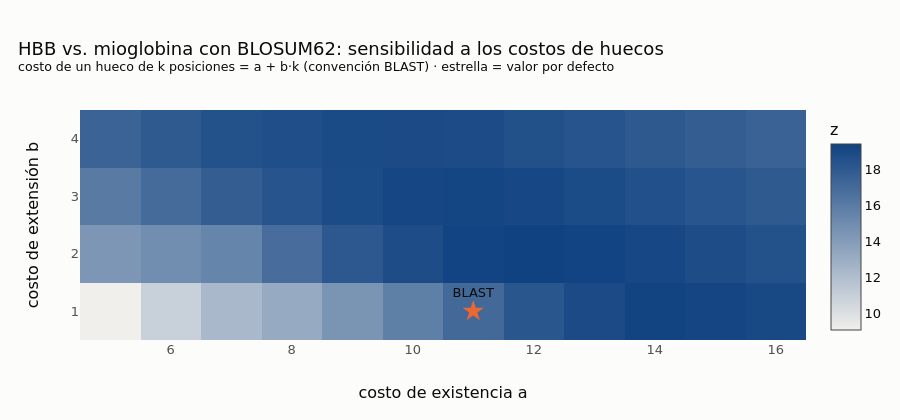

This figure's notebook cell:
### Markdown cell above
### 🖱️ ¿Y los huecos? Un barrido interactivo

Para el par difícil (HBB vs. mioglobina) con BLOSUM62, probemos muchas combinaciones de costo de abrir y extender.
Pase el cursor para ver el $z$, el puntaje y el número de huecos del mejor alineamiento.

### Code cell
opens = np.arange(5, 17)
exts = np.arange(1, 5)
s1, s2 = globins["HBB_HUMAN"], globins["MYG_HUMAN"]
Z = np.zeros((len(exts), len(opens))); info = [[None] * len(opens) for _ in exts]
for i, b in enumerate(exts):
    for j, a in enumerate(opens):
        al = local_aligner("BLOSUM62", a, b)
        real, shuffled, z = z_score(al, s1, s2, n_shuffles=60, seed=1)
        aln = al.align(s1, s2)[0]
        n_gaps = sum(1 for k in range(1, aln.shape[1]) for row in (0, 1)
                     if aln[row][k] == "-" and aln[row][k - 1] != "-")
        Z[i, j] = z
        info[i][j] = f"abrir a = {a}, extender b = {b}<br>z = {z:.1f} · puntaje = {real:.0f}<br>huecos abiertos: {n_gaps}"
fig = go.Figure(go.Heatmap(z=Z, x=[str(a) for a in opens], y=[str(b) for b in exts], hovertext=info,
                           hoverinfo="text", colorscale=[[0, "#f0efec"], [1, "#104281"]],
                           colorbar=dict(title="z")))
fig.add_trace(go.Scatter(x=["11"], y=["1"], mode="markers+text", text=["BLAST"], textposition="top center",
                         marker=dict(symbol="star", size=16, color="#eb6834"), hoverinfo="skip",
                         showlegend=False))
fig.update_layout(title=dict(text="HBB vs. mioglobina con BLOSUM62: sensibilidad a los costos de huecos"
                                  "<br><sup>costo de un hueco de k posiciones = a + b·k (convención BLAST) · "
                                  "estrella = valor por defecto</sup>"),
                  xaxis_title="costo de existencia a", yaxis_title="costo de extensión b", height=420,
                  margin=dict(t=110))
fig.show()

### Figure 1 — Plotly figure (JSON) as saved in the notebook; plotly's stock layout.template omitted (floating-point values rounded to 4 significant figures)
{"data": [{"colorbar": {"title": {"text": "z"}}, "colorscale": [[0, "#f0efec"], [1, "#104281"]], "hoverinfo": "text", "hovertext": [["abrir a = 5, extender b = 1<br>z = 9.0 · puntaje = 130<br>huecos abiertos: 10", "abrir a = 6, extender b = 1<br>z = 10.9 · puntaje = 123<br>huecos abiertos: 6", "abrir a = 7, extender b = 1<br>z = 12.3 · puntaje = 117<br>huecos abiertos: 4", "abrir a = 8, extender b = 1<br>z = 13.2 · puntaje = 113<br>huecos abiertos: 1", "abrir a = 9, extender b = 1<br>z = 14.5 · puntaje = 112<br>huecos abiertos: 1", "abrir a = 10, extender b = 1<br>z = 15.8 · puntaje = 111<br>huecos abiertos: 1", "abrir a = 11, extender b = 1<br>z = 17.1 · puntaje = 110<br>huecos abiertos: 1", "abrir a = 12, extender b = 1<br>z = 18.2 · puntaje = 109<br>huecos abiertos: 1", "abrir a = 13, extender b = 1<br>z = 18.9 · puntaje = 108<br>huecos abiertos: 1", "abrir a = 14, extender b = 1<br>z = 19.3 · puntaje = 107<br>huecos abiertos: 1", "abrir a = 15, extender b = 1<br>z = 19.2 · puntaje = 106<br>huecos abiertos: 1", "abrir a = 16, extender b = 1<br>z = 19.0 · puntaje = 105<br>huecos abiertos: 1"], ["abrir a = 5, extender b = 2<br>z = 14.4 · puntaje = 123<br>huecos abiertos: 6", "abrir a = 6, extender b = 2<br>z = 15.0 · puntaje = 117<br>huecos abiertos: 4", "abrir a = 7, extender b = 2<br>z = 15.4 · puntaje = 113<br>huecos abiertos: 2", "abrir a = 8, extender b = 2<br>z = 16.8 · puntaje = 111<br>huecos abiertos: 1", "abrir a = 9, extender b = 2<br>z = 18.1 · puntaje = 110<br>huecos abiertos: 1", "abrir a = 10, extender b = 2<br>z = 18.8 · puntaje = 109<br>huecos abiertos: 1", "abrir a = 11, extender b = 2<br>z = 19.4 · puntaje = 108<br>huecos abiertos: 1", "abrir a = 12, extender b = 2<br>z = 19.4 · puntaje = 107<br>huecos abiertos: 1", "abrir a = 13, extender b = 2<br>z = 19.4 · puntaje = 106<br>huecos abiertos: 1", "abrir a = 14, extender b = 2<br>z = 19.1 · puntaje = 105<br>huecos abiertos: 1", "abrir a = 15, extender b = 2<br>z = 18.8 · puntaje = 104<br>huecos abiertos: 1", "abrir a = 16, extender b = 2<br>z = 18.5 · puntaje = 103<br>huecos abiertos: 1"], ["abrir a = 5, extender b = 3<br>z = 16.1 · puntaje = 117<br>huecos abiertos: 4", "abrir a = 6, extender b = 3<br>z = 17.0 · puntaje = 113<br>huecos abiertos: 2", "abrir a = 7, extender b = 3<br>z = 17.7 · puntaje = 111<br>huecos abiertos: 2", "abrir a = 8, extender b = 3<br>z = 18.4 · puntaje = 109<br>huecos abiertos: 1", "abrir a = 9, extender b = 3<br>z = 18.9 · puntaje = 108<br>huecos abiertos: 1", "abrir a = 10, extender b = 3<br>z = 19.1 · puntaje = 107<br>huecos abiertos: 1", "abrir a = 11, extender b = 3<br>z = 19.2 · puntaje = 106<br>huecos abiertos: 1", "abrir a = 12, extender b = 3<br>z = 19.1 · puntaje = 105<br>huecos abiertos: 1", "abrir a = 13, extender b = 3<br>z = 18.9 · puntaje = 104<br>huecos abiertos: 1", "abrir a = 14, extender b = 3<br>z = 18.6 · puntaje = 103<br>huecos abiertos: 1", "abrir a = 15, extender b = 3<br>z = 18.3 · puntaje = 102<br>huecos abiertos: 1", "abrir a = 16, extender b = 3<br>z = 18.0 · puntaje = 101<br>huecos abiertos: 1"], ["abrir a = 5, extender b = 4<br>z = 17.4 · puntaje = 113<br>huecos abiertos: 2", "abrir a = 6, extender b = 4<br>z = 18.0 · puntaje = 111<br>huecos abiertos: 2", "abrir a = 7, extender b = 4<br>z = 18.5 · puntaje = 109<br>huecos abiertos: 2", "abrir a = 8, extender b = 4<br>z = 18.7 · puntaje = 107<br>huecos abiertos: 1", "abrir a = 9, extender b = 4<br>z = 18.9 · puntaje = 106<br>huecos abiertos: 1", "abrir a = 10, extender b = 4<br>z = 18.9 · puntaje = 105<br>huecos abiertos: 1", "abrir a = 11, extender b = 4<br>z = 18.9 · puntaje = 104<br>huecos abiertos: 1", "abrir a = 12, extender b = 4<br>z = 18.6 · puntaje = 103<br>huecos abiertos: 1", "abrir a = 13, extender b = 4<br>z = 18.3 · puntaje = 102<br>huecos abiertos: 1", "abrir a = 14, extender b = 4<br>z = 18.0 · puntaje = 101<br>huecos abiertos: 1", "abrir a = 15, extender b = 4<br>z = 17.7 · puntaje = 100<br>huecos abiertos: 1", "abrir a = 16, extender b = 4<br>z = 17.5 · puntaje = 99<br>huecos abiertos: 1"]], "type": "heatmap", "x": ["5", "6", "7", "8", "9", "10", "11", "12", "13", "14", "15", "16"], "y": ["1", "2", "3", "4"], "z": [[9.048, 10.92, 12.34, 13.2, 14.51, 15.79, 17.06, 18.2, 18.93, 19.29, 19.2, 18.99], [14.39, 14.95, 15.42, 16.82, 18.09, 18.82, 19.36, 19.43, 19.35, 19.1, 18.83, 18.54], [16.09, 16.99, 17.75, 18.36, 18.85, 19.14, 19.18, 19.11, 18.85, 18.58, 18.29, 17.99], [17.44, 18.01, 18.54, 18.68, 18.9, 18.94, 18.86, 18.61, 18.34, 18.05, 17.74, 17.5]]}, {"hoverinfo": "skip", "marker": {"color": "#eb6834", "size": 16, "symbol": "star"}, "mode": "markers+text", "showlegend": false, "text": ["BLAST"], "textposition": "top center", "type": "scatter", "x": ["11"], "y": ["1"]}], "layout": {"height": 420, "margin": {"t": 110}, "title": {"text": "HBB vs. mioglobina con BLOSUM62: sensibilidad a los costos de huecos<br><sup>costo de un hueco de k posiciones = a + b·k (convención BLAST) · estrella = valor por defecto</sup>"}, "xaxis": {"title": {"text": "costo de existencia a"}}, "yaxis": {"title": {"text": "costo de extensión b"}}}}
